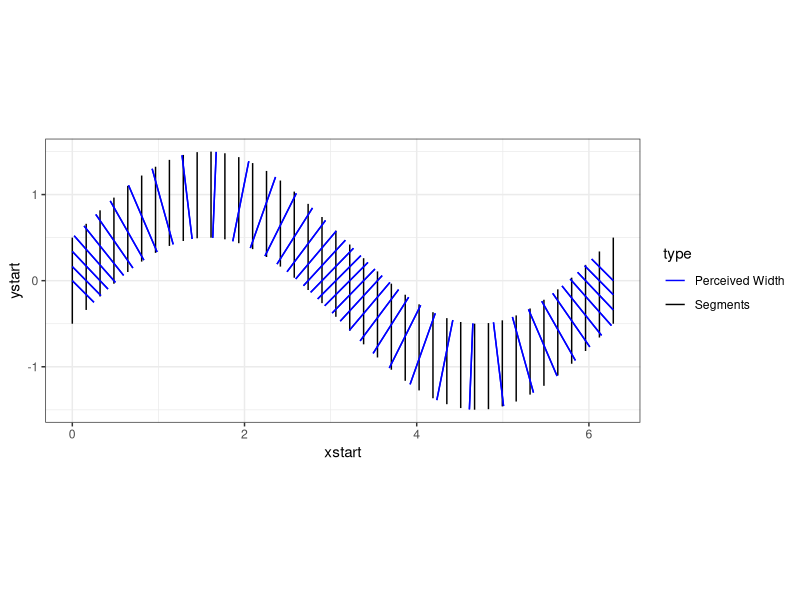
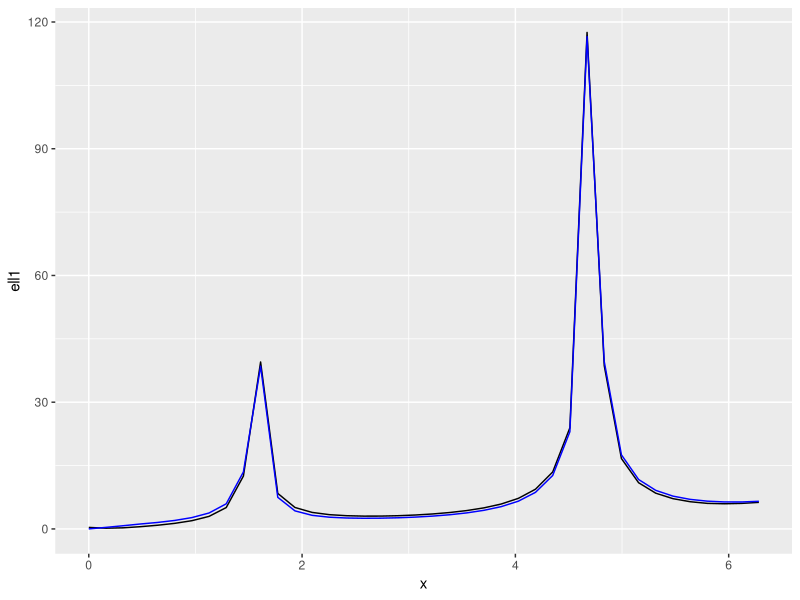
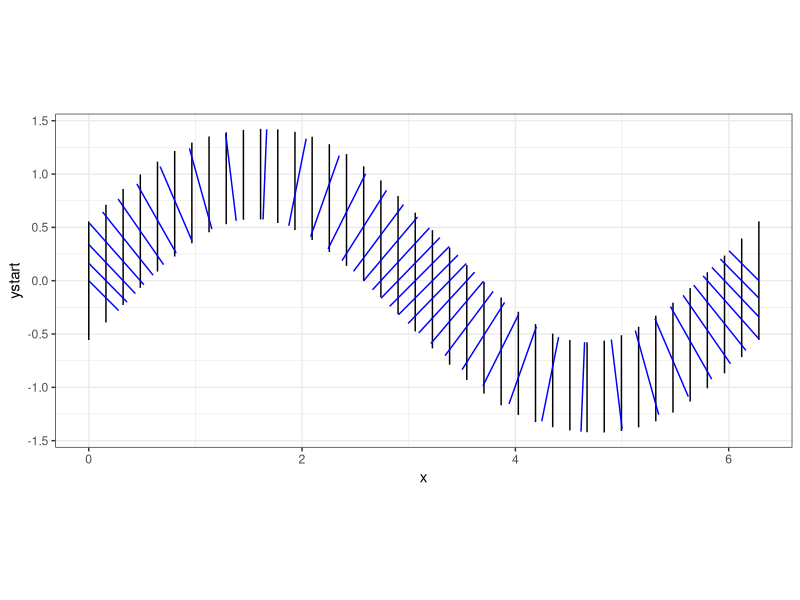

Source code (R) for these figures, in order:
f <- function(x) sin(x)
fprime <- function (x) cos(x)

createSine <- function(n=200, len=1, f=f, fprime=fprime) {
  x <- seq(0, 2*pi, length=n)
  l <- rep(len, length=length(x))
  fx <- f(x)
  ystart <- fx - .5*l
  yend <- fx + .5*l
  ell <- yend-ystart
  # now correct for line illusion in vertical direction
  dy <- diff(range(fx))
  dx <- diff(range(x))
  # fprime works in framework of dx and dy, but we represent it in framework of dx and dy+len
  # needs to be fixed by factor a:  
  a <- dy/(dy + len) 
  ellx <- ell / cos(atan(abs(a*fprime(x))))
  # make this a data frame - ggplot2 doesn't do well with floating vectors
  dframe <- data.frame(x=x, xstart=x, xend=x, y=fx, ystart=ystart, yend=yend, ell=ell, ellx = ellx)
  
  dframe
}

adjY <- function(df){
  dx <- diff(df$x)
  dy <- diff(df$y)
  #aspratio <- abs(diff(range(c(df$ystart, df$yend)))/diff(range(df$x)))
  aspratio <- 1
  adj <- atan(dy/dx)
  adj <- c(adj, rev(adj)[1])
  adj <- 1/cos(atan(abs(aspratio*adj)))
  adj <- adj-mean(adj)+1
  
  df$ell <- df$ell*adj
  df$ystart <- df$y - .5*df$ell
  df$yend <- df$y + .5*df$ell
  
  df
}


getSecantSegment <- function(x1, df, f, fprime){
  secSlope <- -1/fprime(x1)
  elltemp <- df$ell[which.min(abs(df$x-x1))]
  temp <- seq(min(df$x), max(df$x), .0001)
  leftend <- temp[which.min(abs(f(temp) + elltemp/2 - secSlope*(temp-x1)))]
  rightend <- temp[which.min(abs(f(temp) - elltemp/2 - secSlope*(temp-x1)))]
  yintercept <- -secSlope*x1
  df2 <- data.frame(xstart=leftend, x=x1, xend=rightend, ystart=(yintercept + secSlope*(leftend)), y=secSlope*x1, yend = (yintercept + secSlope*(rightend)))
  df2$ell1 <- with(df2, sqrt((yend-y)^2+(xend-x)^2))
  df2$ell2 <- with(df2, sqrt((y-ystart)^2+(x-xstart)^2))  
  df2$type <- "Perceived Width"
  return(df2)
}

suppressMessages(library(ggplot2))
dframe <- createSine(n = 40, len = 1, f=f, fprime=fprime)
dframe$type <- "Segments"

secantlines <- do.call("rbind", lapply(seq(0, 2*pi, length=40), function(i) getSecantSegment(i, dframe, sin, cos)))
secantlines2 <- do.call("rbind", lapply(seq(0, 2*pi, length=40), function(i) getSecantSegment(i, adjY(dframe), sin, cos)))

library(plyr)
dframe2 <- rbind.fill(dframe, secantlines)

qplot(x=xstart, xend=xend, y = ystart, yend=yend, geom="segment", data=dframe2, colour=type) +
  scale_colour_manual(values=c("blue", "black"))+
  theme_bw() + coord_fixed(ratio=1)+ 
  geom_segment(aes(x=xstart, xend=xend, y=ystart, yend=yend), data=secantlines, colour="blue")

qplot(x=x, y=ell1, geom="line", data=subset(secantlines, type=="Perceived Width")) + 
  geom_line(aes(y=ell2), colour="blue")

qplot(x=x, xend=xend, y=ystart, yend=yend, geom="segment", data=adjY(dframe))+
  theme_bw() + coord_fixed(ratio=1)+ 
  geom_segment(aes(x=xstart, xend=xend, y=ystart, yend=yend), data=secantlines2, colour="blue") 